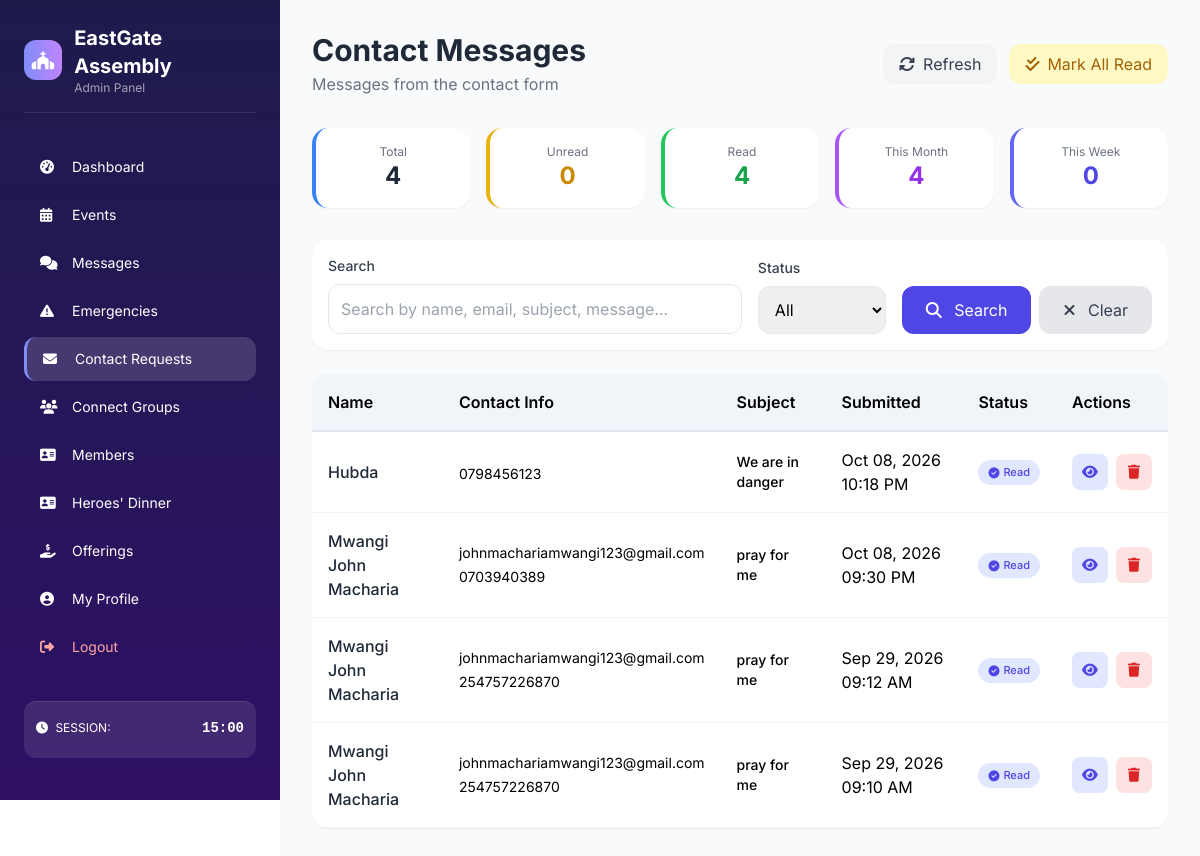
The app's page /contact_requests.php (signed in) with its own data.
### tables this page shows
CREATE TABLE IF NOT EXISTS `contact_requests` (
  `id` int NOT NULL,
  `name` varchar(100) NOT NULL,
  `email` varchar(100) DEFAULT NULL,
  `phone` varchar(50) NOT NULL,
  `subject` varchar(200) NOT NULL,
  `message` text NOT NULL,
  `ip_address` varchar(45) DEFAULT NULL,
  `user_agent` text,
  `is_read` tinyint(1) DEFAULT '0',
  `form_fingerprint` varchar(64) DEFAULT NULL,
  `status` enum('new','read','replied','archived') DEFAULT 'new',
  `submitted_at` timestamp NULL DEFAULT CURRENT_TIMESTAMP,
  PRIMARY KEY (`id`),
  KEY `idx_email` (`email`),
  KEY `idx_phone` (`phone`),
  KEY `idx_fingerprint` (`form_fingerprint`)
);

### contact_requests.php (the view, shortened to what this page needs)
 <?php
$db = getDB();
$search = $_GET['search'] ?? '';
$query = "SELECT * FROM contact_requests WHERE 1=1";
$params = [];
$query .= " ORDER BY
            CASE WHEN is_read = 0 THEN 0 ELSE 1 END,
            submitted_at DESC";
$stmt = $db->prepare($query);
$stmt->execute($params);
$contactRequests = $stmt->fetchAll();
$totalRequests = $db->query("SELECT COUNT(*) FROM contact_requests")->fetchColumn();
$unreadRequests = $db->query("SELECT COUNT(*) FROM contact_requests WHERE is_read = 0")->fetchColumn();
$readRequests = $db->query("SELECT COUNT(*) FROM contact_requests WHERE is_read = 1")->fetchColumn();
$thisMonth = $db->query("SELECT COUNT(*) FROM contact_requests WHERE submitted_at > DATE_SUB(NOW(), INTERVAL 30 DAY)")->fetchColumn();
$thisWeek = $db->query("SELECT COUNT(*) FROM contact_requests WHERE submitted_at > DATE_SUB(NOW(), INTERVAL 7 DAY)")->fetchColumn();
?>
<div class="mb-8">
    <div class="flex flex-col md:flex-row justify-between items-start md:items-center gap-4">
        <div>
            <h1 class="text-3xl font-bold text-gray-800">Contact Messages</h1>
            <p class="text-gray-500 mt-1">Messages from the contact form</p>
        </div>
        <div class="flex gap-3">
            <button onclick="window.location.reload()" class="bg-gray-100 hover:bg-gray-200 text-gray-700 px-4 py-2 rounded-xl transition flex items-center">
                <i class="fas fa-sync-alt mr-2"></i> Refresh
            </button>
            <a href="?mark_all_read=1" onclick="return confirm('Mark all as read?')"
               class="bg-yellow-100 hover:bg-yellow-200 text-yellow-700 px-4 py-2 rounded-xl transition flex items-center">
                <i class="fas fa-check-double mr-2"></i> Mark All Read
            </a>
        </div>
    </div>
</div>
<div class="grid grid-cols-2 md:grid-cols-5 gap-4 mb-8">
    <div class="bg-white rounded-2xl shadow-sm p-4 text-center border-l-4 border-blue-500">
        <p class="text-gray-500 text-xs">Total</p>
        <h3 class="text-2xl font-bold text-gray-800"><?php echo $totalRequests; ?></h3>
    </div>
    <div class="bg-white rounded-2xl shadow-sm p-4 text-center border-l-4 border-yellow-500">
        <p class="text-gray-500 text-xs">Unread</p>
        <h3 class="text-2xl font-bold text-yellow-600"><?php echo $unreadRequests; ?></h3>
    </div>
    <div class="bg-white rounded-2xl shadow-sm p-4 text-center border-l-4 border-green-500">
        <p class="text-gray-500 text-xs">Read</p>
        <h3 class="text-2xl font-bold text-green-600"><?php echo $readRequests; ?></h3>
    </div>
    <div class="bg-white rounded-2xl shadow-sm p-4 text-center border-l-4 border-purple-500">
        <p class="text-gray-500 text-xs">This Month</p>
        <h3 class="text-2xl font-bold text-purple-600"><?php echo $thisMonth; ?></h3>
    </div>
    <div class="bg-white rounded-2xl shadow-sm p-4 text-center border-l-4 border-indigo-500">
        <p class="text-gray-500 text-xs">This Week</p>
        <h3 class="text-2xl font-bold text-indigo-600"><?php echo $thisWeek; ?></h3>
    </div>
</div>
<div class="bg-white rounded-2xl shadow-sm p-4 mb-6">
    <form method="GET" class="flex flex-wrap gap-4 items-end">
        <div class="flex-1 min-w-[200px]">
            <label class="block text-gray-700 text-sm font-medium mb-2">Search</label>
            <input type="text" name="search" value="<?php echo htmlspecialchars($search); ?>"
                   placeholder="Search by name, email, subject, message..."
                   class="w-full p-3 border border-gray-200 rounded-xl focus:border-indigo-500 focus:ring-2 focus:ring-indigo-200 transition">
        </div>
        <div class="w-32">
            <label class="block text-gray-700 text-sm font-medium mb-2">Status</label>
            <select name="status" class="w-full p-3 border border-gray-200 rounded-xl focus:border-indigo-500">
                <option value="">All</option>
            </select>
        </div>
        <div class="flex gap-2">
            <button type="submit" class="bg-indigo-600 hover:bg-indigo-700 text-white px-6 py-3 rounded-xl transition">
                <i class="fas fa-search mr-2"></i> Search
            </button>
            <a href="contact_requests.php" class="bg-gray-200 hover:bg-gray-300 text-gray-700 px-6 py-3 rounded-xl transition">
                <i class="fas fa-times mr-2"></i> Clear
            </a>
        </div>
    </form>
</div>
<?php if (empty($contactRequests)): ?>
    <div class="bg-white rounded-2xl shadow-sm p-12 text-center">
        <i class="fas fa-envelope-open-text text-5xl text-gray-300 mb-4"></i>
        <h3 class="text-xl font-semibold text-gray-700">No Contact Messages Found</h3>
        <p class="text-gray-500 mt-2">Try adjusting your search or filter criteria.</p>
    </div>
<?php else: ?>
    <div class="bg-white rounded-2xl shadow-sm overflow-hidden">
        <div class="overflow-x-auto">
            <table class="data-table">
                <thead>
                    <tr>
                        <th>Name</th>
                        <th>Contact Info</th>
                        <th>Subject</th>
                        <th>Submitted</th>
                        <th>Status</th>
                        <th>Actions</th>
                    </tr>
                </thead>
                <tbody>
                    <?php foreach ($contactRequests as $request): ?>
                        <tr class="<?php echo !$request['is_read'] ? 'bg-yellow-50/30' : ''; ?>">
                            <td>
                                <div class="flex items-center">
                                    <div>
                                        <p class="font-medium text-gray-800"><?php echo htmlspecialchars($request['name']); ?></p>
                                    </div>
                                </div>
                            </td>
                            <td>
                                <?php if ($request['email']): ?>
                                    <p class="text-sm"> <?php echo htmlspecialchars($request['email']); ?></p>
                                <?php endif; ?>
                                <?php if ($request['phone']): ?>
                                    <p class="text-sm mt-1"> <?php echo htmlspecialchars($request['phone']); ?></p>
                                <?php endif; ?>
                            </td>
                            <td>
                                <p class="text-sm font-medium"><?php echo htmlspecialchars($request['subject'] ?: 'No subject'); ?></p>
                            </td>
                            <td><?php echo date('M d, Y h:i A', strtotime($request['submitted_at'])); ?></td>
                            <td>
                                <?php if ($request['is_read']): ?>
                                    <span class="badge badge-read"><i class="fas fa-check-circle mr-1"></i> Read</span>
                                <?php else: ?>
                                    <span class="badge badge-unread"><i class="fas fa-envelope mr-1"></i> Unread</span>
                                <?php endif; ?>
                            </td>
                            <td>
                                <div class="flex space-x-2">
                                    <button onclick="viewContactRequest(<?php echo htmlspecialchars(json_encode($request)); ?>)"
                                            class="action-btn view" title="View Details">
                                        <i class="fas fa-eye"></i>
                                    </button>
                                    <button onclick="openDeleteModal('contact', <?php echo $request['id']; ?>, '<?php echo htmlspecialchars($request['name']); ?>')"
                                            class="action-btn delete" title="Delete">
                                        <i class="fas fa-trash"></i>
                                    </button>
                                </div>
                            </td>
                        </tr>
                    <?php endforeach; ?>
                </tbody>
            </table>
        </div>
    </div>
<?php endif; ?>
<?php
require_once 'layout.php';
?>

### layout.php (style rules this page uses)
* { font-family: 'Inter', sans-serif; }
.data-table { border-collapse: separate; border-spacing: 0; width: 100%; }
.data-table th { padding: 16px; text-align: left; font-weight: 600; background: #f1f5f9; border-bottom: 2px solid #e2e8f0; }
.data-table td { padding: 16px; border-bottom: 1px solid #f1f5f9; vertical-align: middle; }
.action-btn { transition: all 0.2s ease; width: 36px; height: 36px; display: inline-flex; align-items: center; justify-content: center; border-radius: 10px; }
.action-btn.view { background: #e0e7ff; color: #4f46e5; }
.action-btn.delete { background: #fee2e2; color: #dc2626; }
.badge { display: inline-flex; align-items: center; padding: 4px 12px; border-radius: 30px; font-size: 12px; font-weight: 600; }
.badge-read { background: #d1fae5; color: #065f46; }

### contact_requests.php (style rules this page uses)
.action-btn { padding: 6px 10px; border-radius: 8px; border: none; cursor: pointer; transition: all 0.2s ease; font-size: 14px; display: inline-flex; align-items: center; justify-content: center; }
.action-btn.view { background: #e0e7ff; color: #4f46e5; }
.action-btn.delete { background: #fee2e2; color: #dc2626; }
.badge { padding: 4px 10px; border-radius: 20px; font-size: 11px; font-weight: 500; display: inline-flex; align-items: center; }
.badge-read { background: #e0e7ff; color: #4f46e5; }

### records on screen
contact_requests: name "Hubda", phone "0798456123", subject "We are in danger", submitted_at "Oct 08, 2026 10:18 PM", is_read 1 (drawn)
contact_requests: name "Mwangi John Macharia", email "johnmachariamwangi123@gmail.com", phone "0703940389", subject "pray for me", submitted_at "Oct 08, 2026 09:30 PM", is_read 1 (drawn)
contact_requests: name "Mwangi John Macharia", email "johnmachariamwangi123@gmail.com", phone "254757226870", subject "pray for me", submitted_at "Sep 29, 2026 09:12 AM", is_read 1 (drawn)
contact_requests: name "Mwangi John Macharia", email "johnmachariamwangi123@gmail.com", phone "254757226870", subject "pray for me", submitted_at "Sep 29, 2026 09:10 AM", is_read 1 (drawn)

### other values on screen
SITE_NAME "EastGate Assembly"
$totalRequests "4"
$unreadRequests "0"
$readRequests "4"
$thisMonth "4"
$thisWeek "0"
